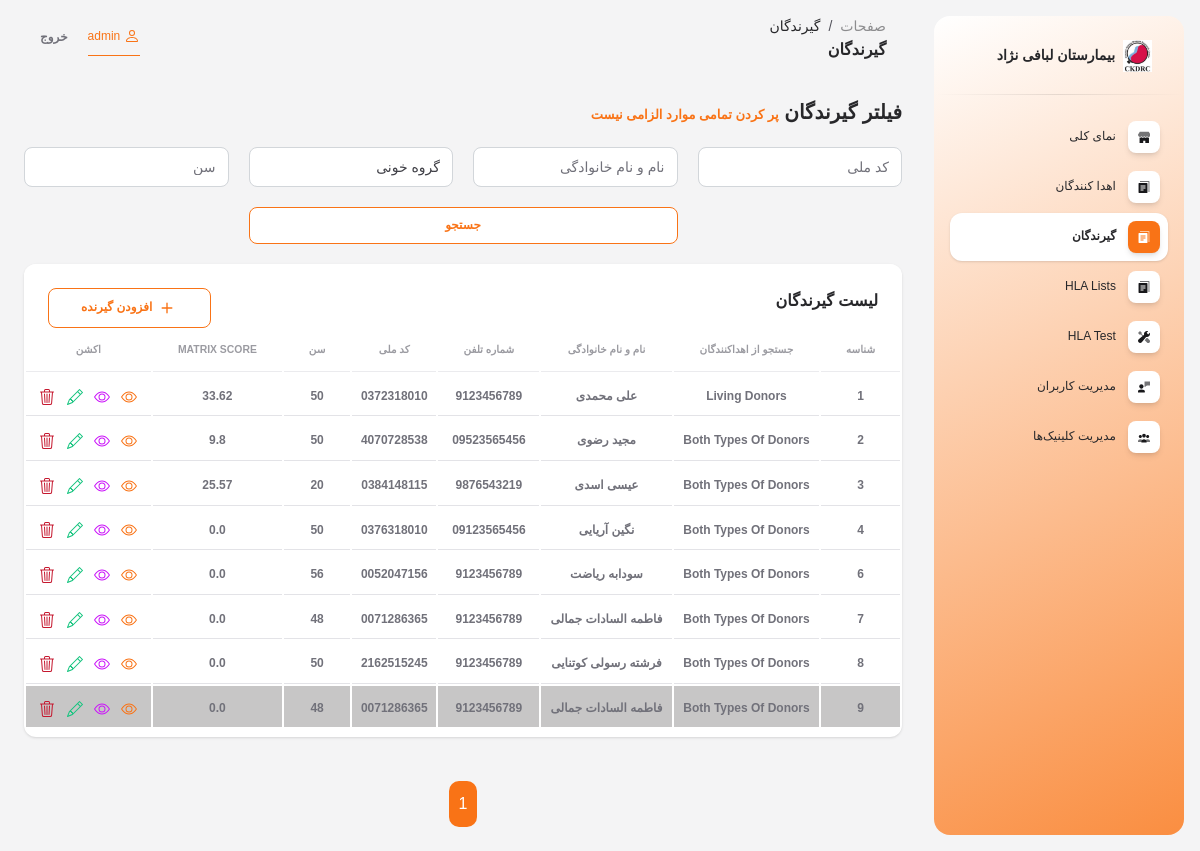
The app's page /recipients/ (signed in), older data.
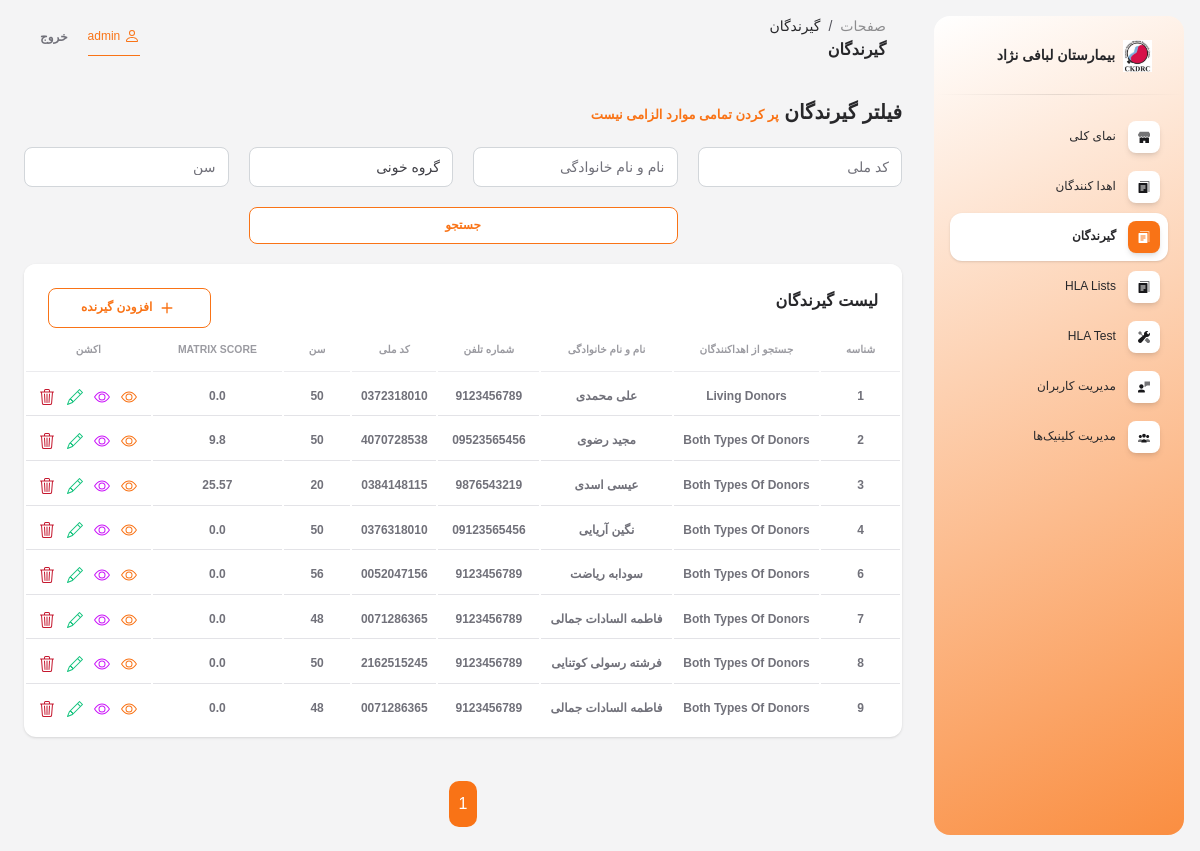
The same page, newer data.
### referees/models.py (models this page shows, shortened)
class Recipient(models.Model):
    search_donor_choices = [
        ('1', 'Both Types Of Donors'),
        ('2', 'Cadaver Donors'),
        ('3', 'Living Donors'),
    ]
    read_uam_from_choices = [
        ('1', 'ارسال دستی'),
        ('2', 'از فایل های ارسالی'),
    ]
    gender_choices = [
        ('1', 'مرد'),
        ('2', 'زن'),
    ]
    blood_group_choices = [
        ('A', 'A'),
        ('B', 'B'),
        ('AB', 'AB'),
        ('O', 'O'),
    ]
    previous_donation_candidate_choices = [
        ('yes', 'YES'),
        ('no', 'NO'),
    ]
    medical_urgency_choices = [
        ('1', 'no access'),
        ('2', 'cardiomyopathy'),
        ('3', 'none'),
    ]
    cpra_choices = [
        ('1', '≥ 98%'),
        ('2', '95-97%'),
        ('3', '80-94%'),
        ('4', '21-79%'),
        ('5', '1-20%'),
        ('6', '0%'),
    ]
    search_donor = models.CharField(verbose_name='جستجو از اهداکنندگان', choices=search_donor_choices, max_length=1, default='1')
    read_uam_from = models.CharField(verbose_name='تحلیل UAM از؟', choices=read_uam_from_choices, default='1', max_length=1)
    pcr_based_pdf = models.FileField(verbose_name='PCR Based PDF', upload_to=upload_recipient_pdf_path, blank=True, null=True)
    class_i_pdf = models.FileField(verbose_name='Class I PDF', upload_to=upload_recipient_pdf_path, blank=True, null=True)
    class_ii_pdf = models.FileField(verbose_name='Class II PDF', upload_to=upload_recipient_pdf_path, blank=True, null=True)
    full_name = models.CharField(verbose_name='نام و نام خانوادگی', max_length=200)
    national_code = models.CharField(verbose_name='کد ملی', max_length=15)
    gender = models.CharField(verbose_name='جنسیت', choices=gender_choices, max_length=1)
    pregnancies_number = models.IntegerField(verbose_name='تعداد بارداری (اختیاری)', null=True, blank=True)
    phone_number = models.CharField(verbose_name='شماره تماس', max_length=50)
    age = models.IntegerField(verbose_name='سن')
    blood_group = models.CharField(verbose_name='گروه خونی', max_length=2, choices=blood_group_choices)
    waiting_list = models.CharField(max_length=10, null=True, blank=True)
    dialysis_duration = models.CharField(max_length=10, null=True, blank=True)
    previous_donation = models.CharField(max_length=3, choices=previous_donation_candidate_choices, null=True, blank=True)
    medical_urgency = models.CharField(max_length=1, choices=medical_urgency_choices, null=True, blank=True)
    candidate_for_2_kidney_TX = models.CharField(max_length=3, choices=previous_donation_candidate_choices, null=True, blank=True)
    candidate_for_kidney_after_other_organ_TX = models.CharField(max_length=3, choices=previous_donation_candidate_choices, null=True, blank=True)
    cpra = models.CharField(max_length=1, choices=cpra_choices, null=True, blank=True)
    desensitized = models.CharField(max_length=3, choices=previous_donation_candidate_choices, null=True, blank=True)
    hla_a_1 = models.ForeignKey(HlaA, on_delete=models.DO_NOTHING, verbose_name='HLA A (allele 1)', related_name='hla_a_1_recipient')
    hla_a_2 = models.ForeignKey(HlaA, on_delete=models.DO_NOTHING, verbose_name='HLA A (allele 2)', related_name='hla_a_2_recipient')
    hla_b_1 = models.ForeignKey(HlaB, on_delete=models.DO_NOTHING, verbose_name='HLA B (allele 1)', related_name='hla_b_1_recipient')
    hla_b_2 = models.ForeignKey(HlaB, on_delete=models.DO_NOTHING, verbose_name='HLA B (allele 2)', related_name='hla_b_2_recipient')
    hla_drb1_1 = models.ForeignKey(HlaDRB1, on_delete=models.DO_NOTHING, verbose_name='HLA DRB1 (allele 1)', related_name='hla_drb1_1_recipient')
    hla_drb1_2 = models.ForeignKey(HlaDRB1, on_delete=models.DO_NOTHING, verbose_name='HLA DRB1 (allele 2)', related_name='hla_drb1_2_recipient')
    hla_drb_1 = models.ForeignKey(HlaDRB, on_delete=models.DO_NOTHING, verbose_name='HLA DRB (allele 1)', null=True, blank=True, related_name='hla_drb_1_recipient')
    hla_drb_2 = models.ForeignKey(HlaDRB, on_delete=models.DO_NOTHING, verbose_name='HLA DRB (allele 2)', null=True, blank=True, related_name='hla_drb_2_recipient')
    hla_dqb1_1 = models.ForeignKey(HlaDQB1, on_delete=models.DO_NOTHING, verbose_name='HLA DQB1 (allele 1)', related_name='hla_dqb1_1_recipient')
    hla_dqb1_2 = models.ForeignKey(HlaDQB1, on_delete=models.DO_NOTHING, verbose_name='HLA DQB1 (allele 2)', related_name='hla_dqb1_2_recipient')
    point = models.FloatField(verbose_name='امتیاز')
    donor_blood_group = MultiSelectField(verbose_name='گروه خونی مناسب برای دهنده', help_text='این مقدار توسط سیستیم تعین می گردد', max_length=50, choices=blood_group_choices)
    min_donor_age = models.IntegerField(verbose_name='حداقل سن مناسب برای دهنده', help_text='این مقدار توسط سیستیم تعین می گردد', default=0)
    max_donor_age = models.IntegerField(verbose_name='حداکثر سن مناسب برای دهنده', help_text='این مقدار توسط سیستیم تعین می گردد')
    hla_a_uam = models.ManyToManyField(HlaA, verbose_name='HLA A (UAM)', blank=True, related_name='hla_a_1_uam')
    hla_b_uam = models.ManyToManyField(HlaB, verbose_name='HLA B (UAM)', blank=True, related_name='hla_b_1_uam')
    hla_drb1_uam = models.ManyToManyField(HlaDRB1, verbose_name='HLA DRB1 (UAM)', blank=True, related_name='hla_drb1_1_uam')
    hla_drb_uam = models.ManyToManyField(HlaDRB, verbose_name='HLA DRB (UAM)', blank=True, related_name='hla_drb_1_uam')
    hla_dqb1_uam = models.ManyToManyField(HlaDQB1, verbose_name='HLA DQB1 (UAM)', blank=True, related_name='hla_dqb1_1_uam')
    is_test = models.BooleanField(verbose_name='دیتای تستی', default=False)
    creator_user = models.ForeignKey(settings.AUTH_USER_MODEL, on_delete=models.SET_NULL, null=True, blank=True)
    creator_groups = models.ManyToManyField(Group, blank=True)
    deactivate = models.BooleanField(verbose_name='غیرفعال سازی', default=False)
    class Meta:
        verbose_name = 'گیرنده'
        verbose_name_plural = 'گیرندگان'

### referees/views.py (the view)
# urls.py: path('recipients/', RecipientListView.as_view(), name='recipient_list'),
class RecipientListView(LoginRequiredMixin, ListView):
    model = Recipient
    template_name = 'recipients/recipient_list.html'
    context_object_name = 'recipients'
    ordering = 'id'
    paginate_by = 100
    def get_queryset(self):
        queryset = super().get_queryset()
        queryset = owner_filter(self.request.user, queryset)
        search_query = self.request.GET.get('q')
        blood_group = self.request.GET.get('blood_group')
        national_code = self.request.GET.get('national_code')
        age = self.request.GET.get('age')
        if search_query:
            queryset = queryset.filter(
                Q(full_name__icontains=search_query)
            )
        if blood_group:
            queryset = queryset.filter(blood_group=blood_group)
        if national_code:
            queryset = queryset.filter(national_code=national_code)
        if age:
            queryset = queryset.filter(age=age)
        return queryset

### referees/templatetags/custom_filters.py (called while the page is built)
@register.filter(name='truncatechars_noellipsis')
def truncatechars_noellipsis(value, arg):
    try:
        length = int(arg)
    except ValueError:
        return value
    if not isinstance(value, str):
        value = str(value)
    return value[:length]

### referees/views.py (called while the page is built)
def owner_filter(user, queryset):
    base_filter = Q(is_test=user.is_staff)
    if not user.groups.all():
        return queryset.filter(base_filter)
    return queryset.filter(
        base_filter & Q(creator_groups__in=user.groups.all())
    ).distinct()

### templates/recipients/recipient_list.html (shortened to what the changed rows need)
{% extends 'base.html' %}
{% load static %}
{% load custom_filters %}
{% block contain %}
<div class="row">
    <div class="col-12">
        <div class="card mb-4">
            <div class="card-body px-0 pt-0 pb-2">
                <div class="table-responsive p-0">
                    <table class="table align-items-center mb-0">
                        <thead>
                            <tr>
                                <th
                                    class="text-center text-uppercase text-secondary text-xxs font-weight-bolder opacity-7">
                                    شناسه</th>
                                <th
                                    class="text-center text-uppercase text-secondary text-xxs font-weight-bolder opacity-7">
                                    جستجو از اهداکنندگان</th>
                                <th
                                    class="text-center text-uppercase text-secondary text-xxs font-weight-bolder opacity-7">
                                    نام و نام خانوادگی</th>
                                <th
                                    class="text-center text-uppercase text-secondary text-xxs font-weight-bolder opacity-7">
                                    شماره تلفن</th>
                                <th
                                    class="text-center text-uppercase text-secondary text-xxs font-weight-bolder opacity-7">
                                    کد ملی</th>
                                <th
                                    class="text-center text-uppercase text-secondary text-xxs font-weight-bolder opacity-7">
                                    سن</th>
                                <th
                                    class="text-center text-uppercase text-secondary text-xxs font-weight-bolder opacity-7">
                                    Matrix Score</th>
                                <th
                                    class="text-center text-uppercase text-secondary text-xxs font-weight-bolder opacity-7">
                                    اکشن</th>
                            </tr>
                        </thead>
                        <tbody>
                            {% if recipients %}
                            {% for recipient in recipients %}
                            <tr {% if recipient.deactivate %} style="background-color: hsl(0, 1%, 78%);" {% endif %}>
                                <td class="align-middle text-center">
                                    <span class="text-secondary text-xs font-weight-bold">{{ recipient.id }}</span>
                                </td>
                                <td class="align-middle text-center">
                                    <span class="text-secondary text-xs font-weight-bold">{{ recipient.get_search_donor_display }}</span>
                                </td>
                                <td class="align-middle text-center">
                                    <span class="text-secondary text-xs font-weight-bold">{{ recipient.full_name }}</span>
                                </td>
                                <td class="align-middle text-center">
                                    <span class="text-secondary text-xs font-weight-bold">{{ recipient.phone_number }}</span>
                                </td>
                                <td class="align-middle text-center">
                                    <span class="text-secondary text-xs font-weight-bold">{{ recipient.national_code }}</span>
                                </td>
                                <td class="align-middle text-center">
                                    <span class="text-secondary text-xs font-weight-bold">{{ recipient.age }}</span>
                                </td>
                                <td class="align-middle text-center">
                                    <span class="text-secondary text-xs font-weight-bold">{{ recipient.point|truncatechars_noellipsis:5 }}</span>
                                </td>
                                <td class="align-middle text-center">
                                    <a href="{% url 'recipient_detail' recipient.id %}" title="جزئیات" style="padding: 0 4px;">
                                        <span class="text-secondary text-xs font-weight-bold">
                                        </span>
                                    </a>
                                    <a href="{% url 'select_donors_for_recipient' recipient.id %}" title="جزئیات" style="padding: 0 4px;">
                                        <span class="text-secondary text-xs font-weight-bold">
                                        </span>
                                    </a>
                                    <a href="{% url 'recipient_update' recipient.id %}" title="ویرایش" style="padding: 0 4px;">
                                        <span class="text-secondary text-xs font-weight-bold">
                                        </span>
                                    </a>
                                    <a href="{% url 'recipient_delete' recipient.id %}" title="حذف" style="padding: 0 4px;">
                                        <span class="text-secondary text-xs font-weight-bold">
                                        </span>
                                    </a>
                                </td>
                            </tr>
                            {% endfor %}
                            {% else %}
                            <tr>
                                <td colspan="8" class="align-middle text-center">
                                    <span class="text-secondary text-xs font-weight-bold">موردی یافت نشد</span>
                                </td>
                            </tr>
                            {% endif %}
                        </tbody>
                    </table>
                </div>
            </div>
        </div>
    </div>
</div>
{% endblock %}

Row changes from the older to the newer data that the page shows:
changed Recipient "Living Donors": point "33.62" → "0.0"
changed Recipient id 9: deactivate True → False (drawn)
